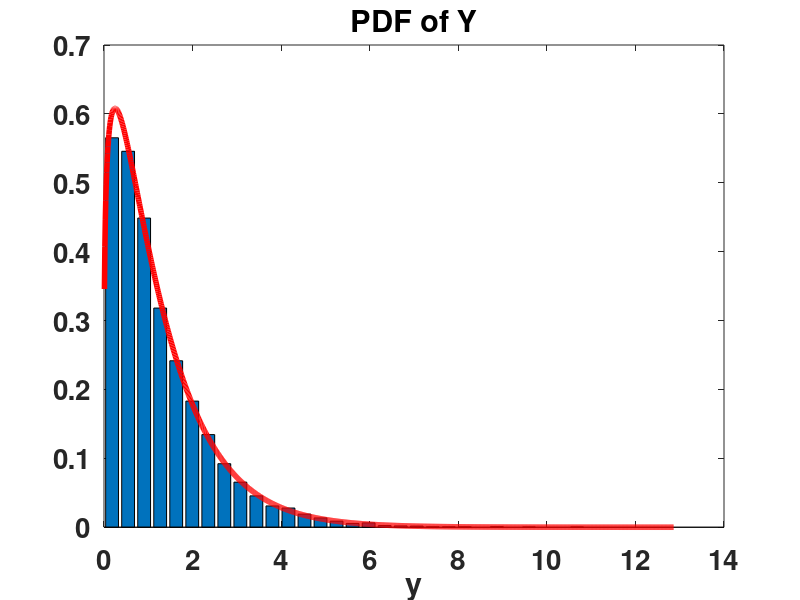
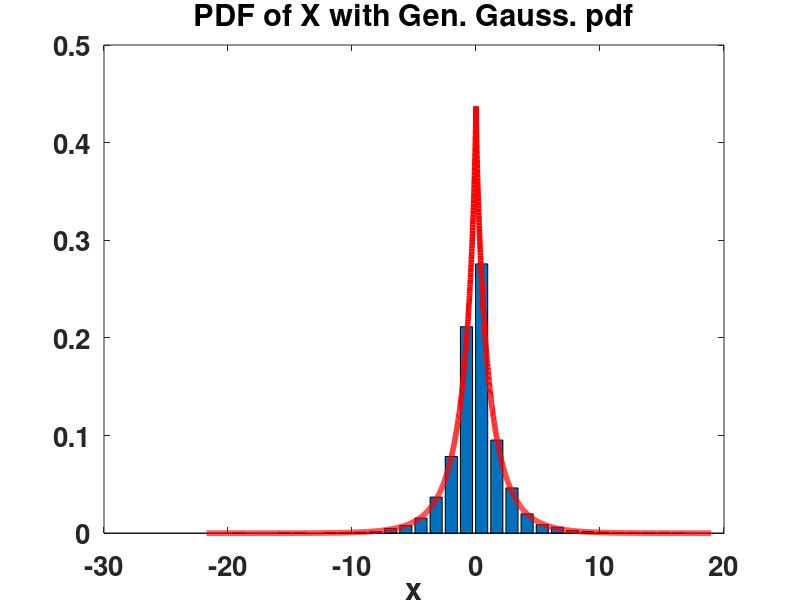

Reproduce these figures in MATLAB, in order.
%%%%%%%%%%%%%%%%%%%%%%%%%%%%%%%%%%%%%%%%%%%%%%%%% 
%%%% GENERALIZED GAUSSIAN PDF                  %%
%%%% p_o(x) \propto \exp(-|x|^rho)             %%
%%%%                                           %%
%%%% Example 2.7;  second method               %%
%%%%    SCALE TRANSFORMATION                   %%
%%%%         X=UY^(1/rho)                      %%
%%%% X\sim p_o(x)                              %% 
%%%% U\sum U([-1,1])                           %%
%%%% Y\sim Gamma(1+1/rho,1)                    %%
%%%%%%%%%%%%%%%%%%%%%%%%%%%%%%%%%%%%%%%%%%%%%%%%% 
clear all
close all
clc
%%%%%%%%%%%%%%%%%%%%%%%%%%%%%%%%%%%%%%%%%%%%%%%%%%%%%%%%%%%%%%%%%%%%%%%%%%%
disp('%%%%%%%%%%%%%%%%%%%%%%%%%%%%%%%%%%%%%%%%%%%%%%%%% ')
disp('       GENERALIZED GAUSSIAN PDF ')
disp('     p_o(x) \propto \exp(-|x|^rho) ')
disp('    ')
disp('     Example 2.7;  second method')
disp('    ')
disp('        SCALE TRANSFORMATION  ')
disp('           X=UY^(1/rho)          ')
disp(' X\sim p_o(x)  ')
disp(' U\sum \{-1,1\} with prob. 0.5, 0.5 ')
disp(' Y\sim Gamma(1/rho,1) ')
disp('%%%%%%%%%%%%%%%%%%%%%%%%%%%%%%%%%%%%%%%%%%%%%%%%% ')
rho=0.8; %%%%
disp(' ')
disp(['rho = ',num2str(rho)])
alpha=1/rho;
theta=1;
%%%%%%%%%%%%%%%%%%%%%%%%%%%%%%%%%%%%%%%%%%%%%%%%%%%%%%%%%%%%%%%%%%%%%%%%%%%
N_samples=10000;  %%% number of generated samples
y_s = gamrnd(alpha,theta,1,N_samples);
z_s=y_s.^(1/rho);
S_s=randsrc(1,N_samples,[-1 1;0.5 0.5]);
x_s=S_s.*z_s;  %%% scale transformation
%%%%%%%%%%%%%%%%%%%%%%%%%%%%%%%%%%%%%%%%%%%%%%%%%%%%%%%%%%%%%%%%%%%%%%%%%%%
%%%% PLOTS %%%% 
    PDF_GAMMA=@(x) x.^(alpha-1).*exp(-x/theta);
    hold on
    [e,b]=hist(y_s,30);
    Zbar=sum(e*(b(2)-b(1)));
    hold on
    set(gca,'FontWeight','Bold','FontSize',20)
    box on
    bar(b,1/Zbar*e)
    step1=0.01;
    x1=0.01:step1:max(y_s)+2;
    Z=sum(PDF_GAMMA(x1)*step1);
    plot(x1,(1/Z)*PDF_GAMMA(x1),'r','LineWidth',4) 
    title('PDF of Y')
    xlabel('y')
    %%%%%%%%%%%%%%%%%%%%%%%%%%%%%%%%%%%%%%%%%%%%%%%%%%%%%%%%%%%%%%%%%%%%%%%  
    PDF_GEN_GAUSS=@(x) exp(-abs(x).^rho); 
    %%%%%%%%%%%%%%%%%%%%%%%%%%%%%%%%%%%%%%%%%%%%%%%%%%%%%%%%%%%%%%%%%%%%%%%
    figure 
    [e,b]=hist(x_s,30);
    Zbar=sum(e*(b(2)-b(1)));
    hold on
    set(gca,'FontWeight','Bold','FontSize',20)
    box on
    bar(b,1/Zbar*e)
    step1=0.01;
    x1=min(x_s)-2:step1:max(x_s)+2;
    Z=sum(PDF_GEN_GAUSS(x1)*step1);
    plot(x1,(1/Z)*PDF_GEN_GAUSS(x1),'r','LineWidth',4)
    title('PDF of X with Gen. Gauss. pdf')
    xlabel('x')
    %%%%%%%%%%%%%%%%%%%%%%%%%%%%%%%%%%%%%%%%%%%%%%%%%%%%%%%%%%%%%%%%%%%%%%%
   
